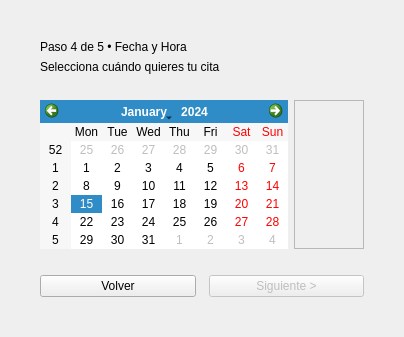
<?xml version="1.0" encoding="UTF-8"?>
<ui version="4.0">
 <class>PageFecha</class>
 <widget class="QWidget" name="PageFecha">
  <layout class="QVBoxLayout" name="verticalLayout">
   <property name="leftMargin"><number>40</number></property>
   <property name="topMargin"><number>40</number></property>
   <property name="rightMargin"><number>40</number></property>
   <property name="bottomMargin"><number>40</number></property>
   <item>
    <widget class="QLabel" name="stepLabel">
     <property name="text">
      <string>Paso 4 de 5 • Fecha y Hora</string>
     </property>
    </widget>
   </item>
   <item>
    <widget class="QLabel" name="titleLabel">
     <property name="text">
      <string>Selecciona cuándo quieres tu cita</string>
     </property>
    </widget>
   </item>
   <item>
    <spacer name="verticalSpacer_1">
     <property name="orientation">
      <enum>Qt::Vertical</enum>
     </property>
     <property name="sizeType">
      <enum>QSizePolicy::Fixed</enum>
     </property>
     <property name="sizeHint">
      <size><width>20</width><height>20</height></size>
     </property>
    </spacer>
   </item>
   <item>
    <layout class="QHBoxLayout" name="horizontalLayout_2">
     <item>
      <widget class="QCalendarWidget" name="calendarWidget">
      </widget>
     </item>
     <item>
      <widget class="QScrollArea" name="scrollAreaHorarios">
       <property name="widgetResizable">
        <bool>true</bool>
       </property>
       <widget class="QWidget" name="scrollAreaWidgetContents">
        <layout class="QVBoxLayout" name="verticalLayoutHorarios">
         <property name="alignment"><set>Qt::AlignTop</set></property>
        </layout>
       </widget>
      </widget>
     </item>
    </layout>
   </item>
   <item>
    <spacer name="verticalSpacer_2">
     <property name="orientation">
      <enum>Qt::Vertical</enum>
     </property>
     <property name="sizeType">
      <enum>QSizePolicy::Fixed</enum>
     </property>
     <property name="sizeHint">
      <size><width>20</width><height>20</height></size>
     </property>
    </spacer>
   </item>
   <item>
    <layout class="QHBoxLayout" name="horizontalLayout">
     <item>
      <widget class="QPushButton" name="btnBack">
       <property name="text"><string>Volver</string></property>
      </widget>
     </item>
     <item>
      <spacer name="horizontalSpacer"><property name="orientation"><enum>Qt::Horizontal</enum></property></spacer>
     </item>
     <item>
      <widget class="QPushButton" name="btnNext">
       <property name="text"><string>Siguiente &gt;</string></property>
       <property name="cssClass"><string>btnAction</string></property>
       <property name="enabled"><bool>false</bool></property>
      </widget>
     </item>
    </layout>
   </item>
  </layout>
 </widget>
</ui>
